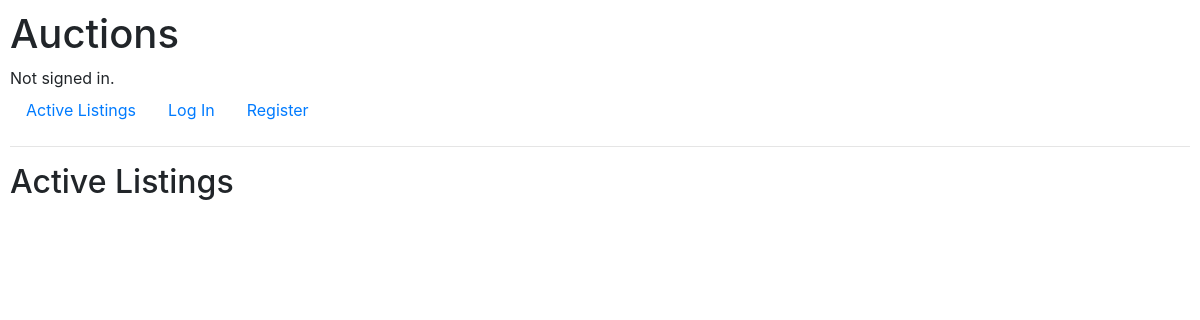
The app's page /, older data.
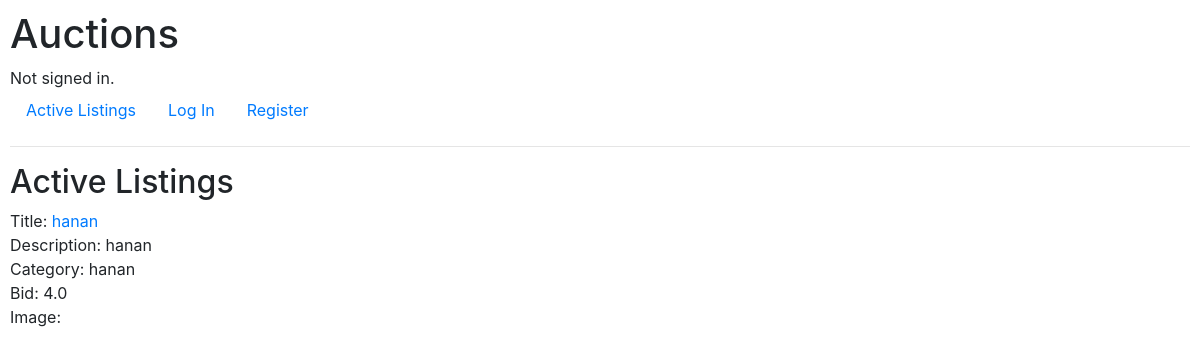
The same page, newer data.
### auctions/models.py (models this page shows)
class listings(models.Model):
    title = models.CharField(max_length=64)
    description = models.CharField(max_length=1000)
    bid = models.FloatField()
    category = models.CharField(max_length=64)
    image = models.CharField(max_length=1000)

### auctions/views.py (the view)
# urls.py: path("", views.index, name="index"),
def index(request):
    return render(request, "auctions/index.html", {
        "listings": listings.objects.all()
    })

### auctions/templates/auctions/index.html
{% extends "auctions/layout.html" %}
{% block body %}
    <h2>Active Listings</h2>
    {% for listing in listings %}
        <div>
        Title: <a href="{% url 'listing' listing.id %}">{{ listing.title }}</a> <br>
        Description: {{ listing.description }} <br>
        Category: {{ listing.category }} <br>
        Bid: {{ listing.bid }} <br>
        Image: <img src="{{ listing.image }}" alt="" width="500px"> <br>
        </div>
    {% endfor %}
{% endblock %}

Row changes from the older to the newer data that the page shows:
added listings: title "hanan", description "hanan", category "hanan", bid "4.0"
